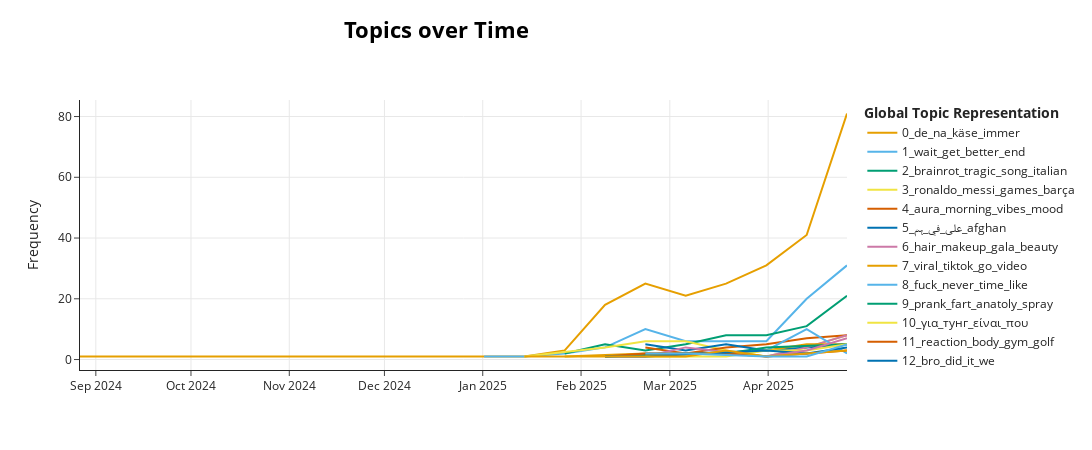

The notebook cell saved with this chart:
### Markdown cell above
## 3. Zeitliche Analyse der Topics

Ein großer Vorteil von BERTopic ist die Möglichkeit, Themen im Zeitverlauf zu analysieren. Dazu müssen wir das Erstellungsdatum korrekt als `datetime` interpretieren und in geeignete Zeitstempel transformieren.

### Code cell
# Sicherstellen, dass timestamp eine gültige datetime-Spalte ist
df_clean['timestamp'] = pd.to_datetime(df_clean['timestamp'], errors='coerce')
df_clean = df_clean.dropna(subset=['timestamp'])

# Alle Listen synchron extrahieren
texts_synced = df_clean['text_clean'].tolist()
topics_synced = df_clean['topic'].tolist()
timestamps_synced = df_clean['timestamp'].tolist()  # echte datetime-Werte

# Kontrollieren
print(len(texts_synced), len(topics_synced), len(timestamps_synced))

# Topics-over-time berechnen (echte Timestamps → funktioniert!)
topics_over_time = topic_model.topics_over_time(
    docs=texts_synced,
    topics=topics_synced,
    timestamps=timestamps_synced,
    nr_bins=20  # oder eine andere sinnvolle Anzahl Zeit-Buckets
)

# Visualisierung
topic_model.visualize_topics_over_time(topics_over_time)

### Figure 1 — Plotly figure (JSON) as saved in the notebook; plotly's stock layout.template omitted (floating-point values rounded to 4 significant figures)
{"data": [{"hoverinfo": "text", "hovertext": ["<b>Topic 0</b><br>Words: wen, anfasst, obacht, de, na", "<b>Topic 0</b><br>Words: kenan, yıldız, de, na, käse", "<b>Topic 0</b><br>Words: bock, glaube, de, na, käse", "<b>Topic 0</b><br>Words: peltsi, osmo, verkauf, junge, isä", "<b>Topic 0</b><br>Words: de, kokain, hamburg, na, się", "<b>Topic 0</b><br>Words: zucchini, reibekäse, hack, ofen, carb", "<b>Topic 0</b><br>Words: mir, abend, varandra, rychlochodce, bananinni", "<b>Topic 0</b><br>Words: cappucinna, mehr, müll, damals, bambino", "<b>Topic 0</b><br>Words: hund, mal, hania, trägt, nem", "<b>Topic 0</b><br>Words: na, att, grave, mnie, très", "<b>Topic 0</b><br>Words: de, kenza, käse, bien, burrata"], "marker": {"color": "#E69F00"}, "mode": "lines", "name": "0_de_na_käse_immer", "type": "scatter", "x": ["2024-08-27T00:05:26.545000000", "2024-09-08T23:22:52.750000000", "2025-01-14T03:15:00.250000000", "2025-01-26T20:26:13.000000000", "2025-02-08T13:37:25.750000000", "2025-02-21T06:48:38.500000000", "2025-03-05T23:59:51.250000000", "2025-03-18T17:11:04.000000000", "2025-03-31T10:22:16.750000000", "2025-04-13T03:33:29.500000000", "2025-04-25T20:44:42.250000000"], "y": [1, 1, 1, 3, 18, 25, 21, 25, 31, 41, 81]}, {"hoverinfo": "text", "hovertext": ["<b>Topic 1</b><br>Words: admire, wait, get, better, end", "<b>Topic 1</b><br>Words: tomorrow, joke, wait, get, better", "<b>Topic 1</b><br>Words: kinda, obvious, hahaahah, wait, get", "<b>Topic 1</b><br>Words: omg, omgggggg, um, yeah, bad", "<b>Topic 1</b><br>Words: american, whyyy, result, expect, hilarious", "<b>Topic 1</b><br>Words: is, friend, just, pizza, laugh", "<b>Topic 1</b><br>Words: fav, evil, stopped, remember, snack", "<b>Topic 1</b><br>Words: yez, letzte, honestly, hahahahahha, tough", "<b>Topic 1</b><br>Words: wait, math, quiz, done, get", "<b>Topic 1</b><br>Words: wait, trio, ok, extra, get"], "marker": {"color": "#56B4E9"}, "mode": "lines", "name": "1_wait_get_better_end", "type": "scatter", "x": ["2025-01-01T10:03:47.500000000", "2025-01-14T03:15:00.250000000", "2025-01-26T20:26:13.000000000", "2025-02-08T13:37:25.750000000", "2025-02-21T06:48:38.500000000", "2025-03-05T23:59:51.250000000", "2025-03-18T17:11:04.000000000", "2025-03-31T10:22:16.750000000", "2025-04-13T03:33:29.500000000", "2025-04-25T20:44:42.250000000"], "y": [1, 1, 2, 4, 10, 6, 6, 6, 20, 31]}, {"hoverinfo": "text", "hovertext": ["<b>Topic 2</b><br>Words: talent, hard, nothing, cat, without", "<b>Topic 2</b><br>Words: music, must, puppy, cuteness, thursday", "<b>Topic 2</b><br>Words: david, kushner, coincidence, air, piano", "<b>Topic 2</b><br>Words: dance, re, clingy, cutest, dancers", "<b>Topic 2</b><br>Words: cat, smith, showed, friday, deluna", "<b>Topic 2</b><br>Words: tragic, song, brainrot, movie, tralala", "<b>Topic 2</b><br>Words: tragic, brainrot, song, italian, movie", "<b>Topic 2</b><br>Words: brainrot, song, italian, music, tragic"], "marker": {"color": "#009E73"}, "mode": "lines", "name": "2_brainrot_tragic_song_italian", "type": "scatter", "x": ["2025-01-26T20:26:13.000000000", "2025-02-08T13:37:25.750000000", "2025-02-21T06:48:38.500000000", "2025-03-05T23:59:51.250000000", "2025-03-18T17:11:04.000000000", "2025-03-31T10:22:16.750000000", "2025-04-13T03:33:29.500000000", "2025-04-25T20:44:42.250000000"], "y": [2, 5, 3, 5, 8, 8, 11, 21]}, {"hoverinfo": "text", "hovertext": ["<b>Topic 3</b><br>Words: andrés, goal, great, ronaldo, messi", "<b>Topic 3</b><br>Words: pass, skill, jerseys, devil, quality", "<b>Topic 3</b><br>Words: ronaldo, lionel, monster, prime, raphinha", "<b>Topic 3</b><br>Words: barça, zach, estilo, duos, trenzinho", "<b>Topic 3</b><br>Words: smooth, move, plays, lamelo, fifa", "<b>Topic 3</b><br>Words: assist, best, ronaldo, messi, games", "<b>Topic 3</b><br>Words: games, ronaldo, germany, address, mohamed", "<b>Topic 3</b><br>Words: ronaldo, brasil, barça, russian, beats"], "marker": {"color": "#F0E442"}, "mode": "lines", "name": "3_ronaldo_messi_games_barça", "type": "scatter", "x": ["2025-01-14T03:15:00.250000000", "2025-02-08T13:37:25.750000000", "2025-02-21T06:48:38.500000000", "2025-03-05T23:59:51.250000000", "2025-03-18T17:11:04.000000000", "2025-03-31T10:22:16.750000000", "2025-04-13T03:33:29.500000000", "2025-04-25T20:44:42.250000000"], "y": [1, 4, 6, 6, 3, 1, 4, 8]}, {"hoverinfo": "text", "hovertext": ["<b>Topic 4</b><br>Words: pop, katniss, morning, aura, vibe", "<b>Topic 4</b><br>Words: grounded, instant, mood, change, aura", "<b>Topic 4</b><br>Words: modo, fade, buzz, on, signal", "<b>Topic 4</b><br>Words: vibes, lightning, dream, bricks, tinfoil", "<b>Topic 4</b><br>Words: aura, real, mood, morning, notification", "<b>Topic 4</b><br>Words: like, aura, day, zombies, sass"], "marker": {"color": "#D55E00"}, "mode": "lines", "name": "4_aura_morning_vibes_mood", "type": "scatter", "x": ["2025-02-21T06:48:38.500000000", "2025-03-05T23:59:51.250000000", "2025-03-18T17:11:04.000000000", "2025-03-31T10:22:16.750000000", "2025-04-13T03:33:29.500000000", "2025-04-25T20:44:42.250000000"], "y": [4, 2, 4, 5, 7, 8]}, {"hoverinfo": "text", "hovertext": ["<b>Topic 5</b><br>Words: ہم, 오랜만에, سامنے, دیکھنا, اسے", "<b>Topic 5</b><br>Words: اوضاع, فينا, تحير, بحب, جمعنا", "<b>Topic 5</b><br>Words: نقولها, عفرين, منتالي, အလ, 這耳朵會不會背了", "<b>Topic 5</b><br>Words: راحه, 台湾加油, انا, نسمح, نفسيه", "<b>Topic 5</b><br>Words: على, قدر, الزلم, المتابعين, قرار", "<b>Topic 5</b><br>Words: في, على, afghan, الشديد, التزاحم"], "marker": {"color": "#0072B2"}, "mode": "lines", "name": "5_على_في_ہم_afghan", "type": "scatter", "x": ["2025-02-21T06:48:38.500000000", "2025-03-05T23:59:51.250000000", "2025-03-18T17:11:04.000000000", "2025-03-31T10:22:16.750000000", "2025-04-13T03:33:29.500000000", "2025-04-25T20:44:42.250000000"], "y": [5, 3, 5, 3, 4, 5]}, {"hoverinfo": "text", "hovertext": ["<b>Topic 6</b><br>Words: powder, blush, concealer, makeup, hair", "<b>Topic 6</b><br>Words: requested, tut, makeup, hair, gala", "<b>Topic 6</b><br>Words: hair, makeup, ai, styles, please", "<b>Topic 6</b><br>Words: removal, ballroom, hair, asmr, full", "<b>Topic 6</b><br>Words: hair, mascara, yt, memories, vid", "<b>Topic 6</b><br>Words: hair, gala, wash, makeup, met"], "marker": {"color": "#CC79A7"}, "mode": "lines", "name": "6_hair_makeup_gala_beauty", "type": "scatter", "x": ["2025-02-08T13:37:25.750000000", "2025-02-21T06:48:38.500000000", "2025-03-05T23:59:51.250000000", "2025-03-31T10:22:16.750000000", "2025-04-13T03:33:29.500000000", "2025-04-25T20:44:42.250000000"], "y": [1, 1, 4, 1, 4, 8]}, {"hoverinfo": "text", "hovertext": ["<b>Topic 7</b><br>Words: indeed, lots, scans, viral, tiktok", "<b>Topic 7</b><br>Words: viral, hacerte, raccoon, tiktok, youtube", "<b>Topic 7</b><br>Words: viral, tiktok, hacer, gained, vídeo", "<b>Topic 7</b><br>Words: viral, vlog, cinema, sound, template", "<b>Topic 7</b><br>Words: tiktok, viral, things, videos, go", "<b>Topic 7</b><br>Words: viral, tiktok, video, go, chainsaw"], "marker": {"color": "#E69F00"}, "mode": "lines", "name": "7_viral_tiktok_go_video", "type": "scatter", "x": ["2025-01-26T20:26:13.000000000", "2025-02-21T06:48:38.500000000", "2025-03-18T17:11:04.000000000", "2025-03-31T10:22:16.750000000", "2025-04-13T03:33:29.500000000", "2025-04-25T20:44:42.250000000"], "y": [1, 2, 2, 3, 5, 5]}, {"hoverinfo": "text", "hovertext": ["<b>Topic 8</b><br>Words: megalodon, ocean, still, size, exist", "<b>Topic 8</b><br>Words: skybase, base, clouds, somewhere, build", "<b>Topic 8</b><br>Words: fuck, never, time, like, years", "<b>Topic 8</b><br>Words: bums, clarification, homeless, dated, nobody"], "marker": {"color": "#56B4E9"}, "mode": "lines", "name": "8_fuck_never_time_like", "type": "scatter", "x": ["2025-03-05T23:59:51.250000000", "2025-03-31T10:22:16.750000000", "2025-04-13T03:33:29.500000000", "2025-04-25T20:44:42.250000000"], "y": [2, 3, 10, 2]}, {"hoverinfo": "text", "hovertext": ["<b>Topic 9</b><br>Words: our, favourite, trick, party, prank", "<b>Topic 9</b><br>Words: prank, fart, spray, elevator, pranking", "<b>Topic 9</b><br>Words: prank, faster, cashier, payment, folded", "<b>Topic 9</b><br>Words: prank, pranké, towel, wet, prankeur", "<b>Topic 9</b><br>Words: prank, anatoly, nastyyy, bangin, bathroom"], "marker": {"color": "#009E73"}, "mode": "lines", "name": "9_prank_fart_anatoly_spray", "type": "scatter", "x": ["2025-02-08T13:37:25.750000000", "2025-03-05T23:59:51.250000000", "2025-03-18T17:11:04.000000000", "2025-03-31T10:22:16.750000000", "2025-04-25T20:44:42.250000000"], "y": [1, 2, 2, 4, 5]}, {"hoverinfo": "text", "hovertext": ["<b>Topic 10</b><br>Words: пользователю, ответ, για, тунг, είναι", "<b>Topic 10</b><br>Words: могу, кофты, без, жить, ним", "<b>Topic 10</b><br>Words: ток, из, меня, тик, на", "<b>Topic 10</b><br>Words: για, тунг, είναι, brunch, μια", "<b>Topic 10</b><br>Words: τρελή, зеленский, γιώργος, площадках, δεις", "<b>Topic 10</b><br>Words: νέα, για, είναι, που, не"], "marker": {"color": "#F0E442"}, "mode": "lines", "name": "10_για_тунг_είναι_που", "type": "scatter", "x": ["2025-02-21T06:48:38.500000000", "2025-03-05T23:59:51.250000000", "2025-03-18T17:11:04.000000000", "2025-03-31T10:22:16.750000000", "2025-04-13T03:33:29.500000000", "2025-04-25T20:44:42.250000000"], "y": [1, 1, 1, 3, 3, 5]}, {"hoverinfo": "text", "hovertext": ["<b>Topic 11</b><br>Words: golf, reaction, rocket, dads, ball", "<b>Topic 11</b><br>Words: öffentlichkeit, seeing, bodybuilder, swing, reaction", "<b>Topic 11</b><br>Words: reached, widebody, weightloss, kg, we", "<b>Topic 11</b><br>Words: body, reaction, gym, control, shake", "<b>Topic 11</b><br>Words: 하는, workout, 복근, abs, 운동", "<b>Topic 11</b><br>Words: weight, reaction, calisthenics, gym, version", "<b>Topic 11</b><br>Words: reaction, body, gym, calisthenics, outfits"], "marker": {"color": "#D55E00"}, "mode": "lines", "name": "11_reaction_body_gym_golf", "type": "scatter", "x": ["2025-02-08T13:37:25.750000000", "2025-02-21T06:48:38.500000000", "2025-03-05T23:59:51.250000000", "2025-03-18T17:11:04.000000000", "2025-03-31T10:22:16.750000000", "2025-04-13T03:33:29.500000000", "2025-04-25T20:44:42.250000000"], "y": [1, 2, 2, 2, 1, 2, 3]}, {"hoverinfo": "text", "hovertext": ["<b>Topic 12</b><br>Words: burger, smashed, home, bro, did", "<b>Topic 12</b><br>Words: sore, loser, bro, did, it", "<b>Topic 12</b><br>Words: bro, worry, grief, happens, leaving", "<b>Topic 12</b><br>Words: bro, cheated, drafted, rae, might", "<b>Topic 12</b><br>Words: bro, did, it, we, heartbreak"], "marker": {"color": "#0072B2"}, "mode": "lines", "name": "12_bro_did_it_we", "type": "scatter", "x": ["2025-02-08T13:37:25.750000000", "2025-02-21T06:48:38.500000000", "2025-03-31T10:22:16.750000000", "2025-04-13T03:33:29.500000000", "2025-04-25T20:44:42.250000000"], "y": [1, 1, 3, 2, 4]}, {"hoverinfo": "text", "hovertext": ["<b>Topic 13</b><br>Words: tung, sahur, edit, nela, ballerina", "<b>Topic 13</b><br>Words: tung, sahur, ballerina, cappuccino, nooo", "<b>Topic 13</b><br>Words: tung, sahur, nela, brainrot, deserve"], "marker": {"color": "#CC79A7"}, "mode": "lines", "name": "13_tung_sahur_nela_ballerina", "type": "scatter", "x": ["2025-03-31T10:22:16.750000000", "2025-04-13T03:33:29.500000000", "2025-04-25T20:44:42.250000000"], "y": [1, 3, 7]}, {"hoverinfo": "text", "hovertext": ["<b>Topic 14</b><br>Words: minute, chaos, th, horse, ib", "<b>Topic 14</b><br>Words: monk, watching, somebody, ib, chaos", "<b>Topic 14</b><br>Words: chaos, horse, copthorne, pain, hurts", "<b>Topic 14</b><br>Words: rush, stage, nutmeg, yamal, big", "<b>Topic 14</b><br>Words: ukulele, antwort, time, chaos, horse", "<b>Topic 14</b><br>Words: horse, london, ggs, grwm, tackle"], "marker": {"color": "#E69F00"}, "mode": "lines", "name": "14_chaos_horse_ib_london", "type": "scatter", "x": ["2025-01-14T03:15:00.250000000", "2025-03-05T23:59:51.250000000", "2025-03-18T17:11:04.000000000", "2025-03-31T10:22:16.750000000", "2025-04-13T03:33:29.500000000", "2025-04-25T20:44:42.250000000"], "y": [1, 1, 3, 1, 2, 3]}, {"hoverinfo": "text", "hovertext": ["<b>Topic 15</b><br>Words: fps, letter, sign, jf, jackson", "<b>Topic 15</b><br>Words: signs, seatbelt, rx, jf, photos", "<b>Topic 15</b><br>Words: fly, planes, paper, high, like", "<b>Topic 15</b><br>Words: jackson, jf, wilkins, jk, islamabad", "<b>Topic 15</b><br>Words: jf, wilkins, jk, islamabad, photos"], "marker": {"color": "#56B4E9"}, "mode": "lines", "name": "15_jf_islamabad_signs_jk", "type": "scatter", "x": ["2025-02-21T06:48:38.500000000", "2025-03-05T23:59:51.250000000", "2025-03-31T10:22:16.750000000", "2025-04-13T03:33:29.500000000", "2025-04-25T20:44:42.250000000"], "y": [2, 2, 1, 1, 5]}], "layout": {"height": 450, "hoverlabel": {"bgcolor": "white", "font": {"family": "Rockwell", "size": 16}}, "legend": {"title": {"text": "<b>Global Topic Representation"}}, "title": {"font": {"color": "Black", "size": 22}, "text": "<b>Topics over Time</b>", "x": 0.4, "xanchor": "center", "y": 0.95, "yanchor": "top"}, "width": 1250, "xaxis": {"showgrid": true}, "yaxis": {"showgrid": true, "title": {"text": "Frequency"}}}}
